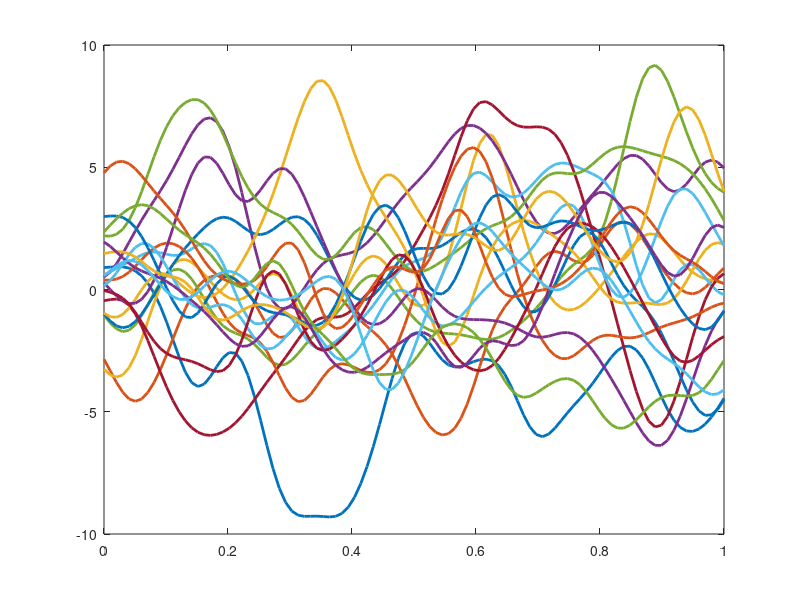

The MATLAB script that drew this image:
clc
clear
close all
set(0,'DefaultLineLineWidth',2)
%
rng(5)
%
Nic=1000; %number of different functions (samples)
%
Nx=100; %number of points in the input grid (where I evaluate the function)
Ny=100; %number of points in the output grid (where I evaluate the function)
%
x0=0; xf=1;
xx=linspace(x0,xf,Nx)';
yy=linspace(x0,xf,Ny)';
DX=xf-x0;
%
ff=zeros(Nx,Nic);
G=zeros(Nx,Nic);
for kic=1:Nic
    %clc
    kic/Nic
    % oms=2*pi*(2*rand(1)-1);
    % As=(2*rand(1)-1);
    % ps=2*pi*rand(1);
    % omc=2*pi*(2*rand(1)-1);
    % Ac=(2*rand(1)-1);
    % pc=2*pi*rand(1);
    %
    ss=500*rand(1,200)/DX;
    mu=x0+DX.*rand(1,200);
    ww=(2*rand(200,1)-1);
    a0=2*rand(1,1)-1;
    a1=2*rand(1,1)-1;
    a2=2*rand(1,1)-1;
    %f2=@(x) As*sin(oms*x+pc)+Ac*cos(omc*x+ps)+a0+a1*x+a2*x.^2+a3*x.^3+tanh(aa*(x-cc));
    %fx=@(x) As*oms*cos(oms*x+pc)-Ac*omc*sin(omc*x+ps)+a1+2*a2*x+3*a3*x.^2+aa*sech(aa*(x-cc)).^2;
    fx=@(x) exp(-ss.*(x-mu).^2)*ww+a0+a1*x+a2*x.^2;
    f2=@(x) -sqrt(pi)*erf(sqrt(ss).*(mu-x))./(2*sqrt(ss))*ww+a0*x+a1*x.^2/2+a2*x.^3/3;
    f=@(x) f2(x)-f2(0);
    ff(:,kic)=fx(xx);
    G(:,kic)=1*f(yy)+0*fx(yy);
end
ntrain=round(Nic*80/100);
ntrain2=round(Nic*15/100);
II=randperm(Nic,ntrain);
II2=randperm(Nic,ntrain2);
%
G_train=G(:,II);
ff_train=ff(:,II);
G_train_few=G(:,II2);
ff_train_few=ff(:,II2);
%
G_test=G;
G_test(:,II)=[];
ff_test=ff;
ff_test(:,II)=[];
G_test_few=G;
G_test_few(:,II2)=[];
ff_test_few=ff;
ff_test_few(:,II2)=[];
%
%
figure(20)
plot(xx,ff(:,1:min(20,Nic)))
%
save('data_antiderivative2','G_train','G_test','ff_train','ff_test',...
    'G_train_few','G_test_few','ff_train_few','ff_test_few',...
    'xx','yy','ff','G','Nic','DX','ntrain','Nx','Ny','x0','xf')

%%%%%%%%%%%%%
%for python%
%#unaligned
%# size branch (samples,grid), size trunk (samples,sizeinp)
%# size output (samples,1)
%#just triple

ks=0;
np=length(II);
Gp_train=zeros(Nx*np,1);
ffp_train=zeros(Nx*np,Nx);
yyp_train=zeros(Nx*np,1);

for s=1:np
    for k=1:Nx
        ks=ks+1;
        Gp_train(ks,1)=G_train(k,s);
        ffp_train(ks,:)=ff_train(:,s)';
        yyp_train(ks,1)=yy(k);
    end
end

ks=0;
np_inv=Nic-length(II);
Gp_test=zeros(Nx*np_inv,1);
ffp_test=zeros(Nx*np_inv,Nx);
yyp_test=zeros(Nx*np_inv,1);

for s=1:np_inv
    for k=1:Nx
        ks=ks+1;
        Gp_test(ks,1)=G_test(k,s);
        ffp_test(ks,:)=ff_test(:,s)';
        yyp_test(ks,1)=yy(k);
    end
end

ks=0;
np2=length(II2);
Gp_train_few=zeros(Nx*np2,1);
ffp_train_few=zeros(Nx*np2,Nx);
yyp_train_few=zeros(Nx*np2,1);

for s=1:np2
    for k=1:Nx
        ks=ks+1;
        Gp_train_few(ks,1)=G_train_few(k,s);
        ffp_train_few(ks,:)=ff_train_few(:,s)';
        yyp_train_few(ks,1)=yy(k);
    end
end

ks=0;
np2_inv=Nic-length(II2);
Gp_test_few=zeros(Nx*np2_inv,1);
ffp_test_few=zeros(Nx*np2_inv,Nx);
yyp_test_few=zeros(Nx*np2_inv,1);

for s=1:np2_inv
    for k=1:Nx
        ks=ks+1;
        Gp_test_few(ks,1)=G_test_few(k,s);
        ffp_test_few(ks,:)=ff_test_few(:,s)';
        yyp_test_few(ks,1)=yy(k);
    end
end


save('data_antiderivative_forpython','Gp_train','Gp_test','ffp_train','ffp_test',...
    'Gp_train_few','Gp_test_few','ffp_train_few','ffp_test_few',...
    'xx','yyp_train','yyp_test','yyp_train_few','yyp_test_few','yy','ff','G','Nic','DX','ntrain','ntrain2','Nx','Ny','x0','xf','np','np2')
